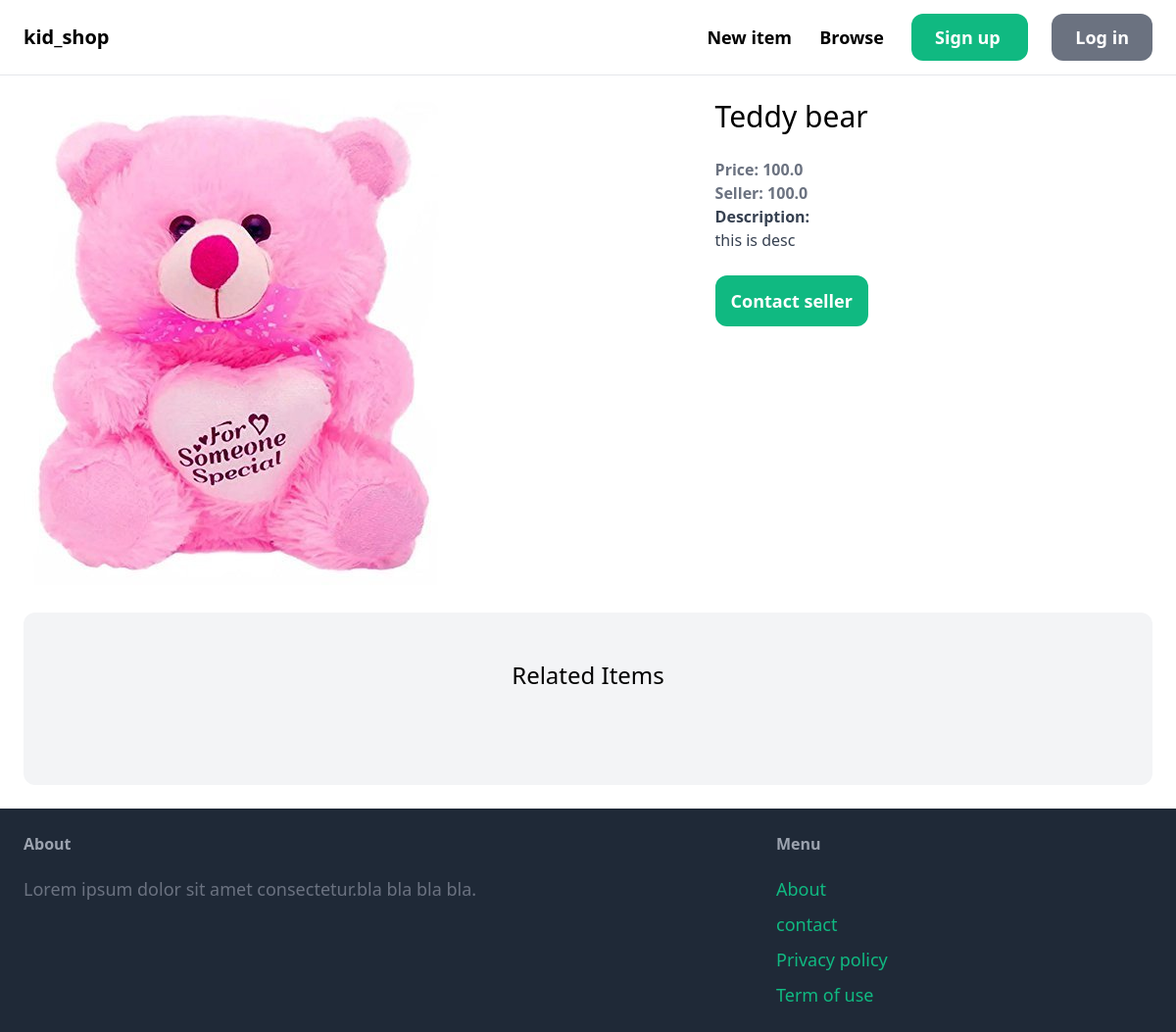
/items1/, run on an earlier commit of the app's database.
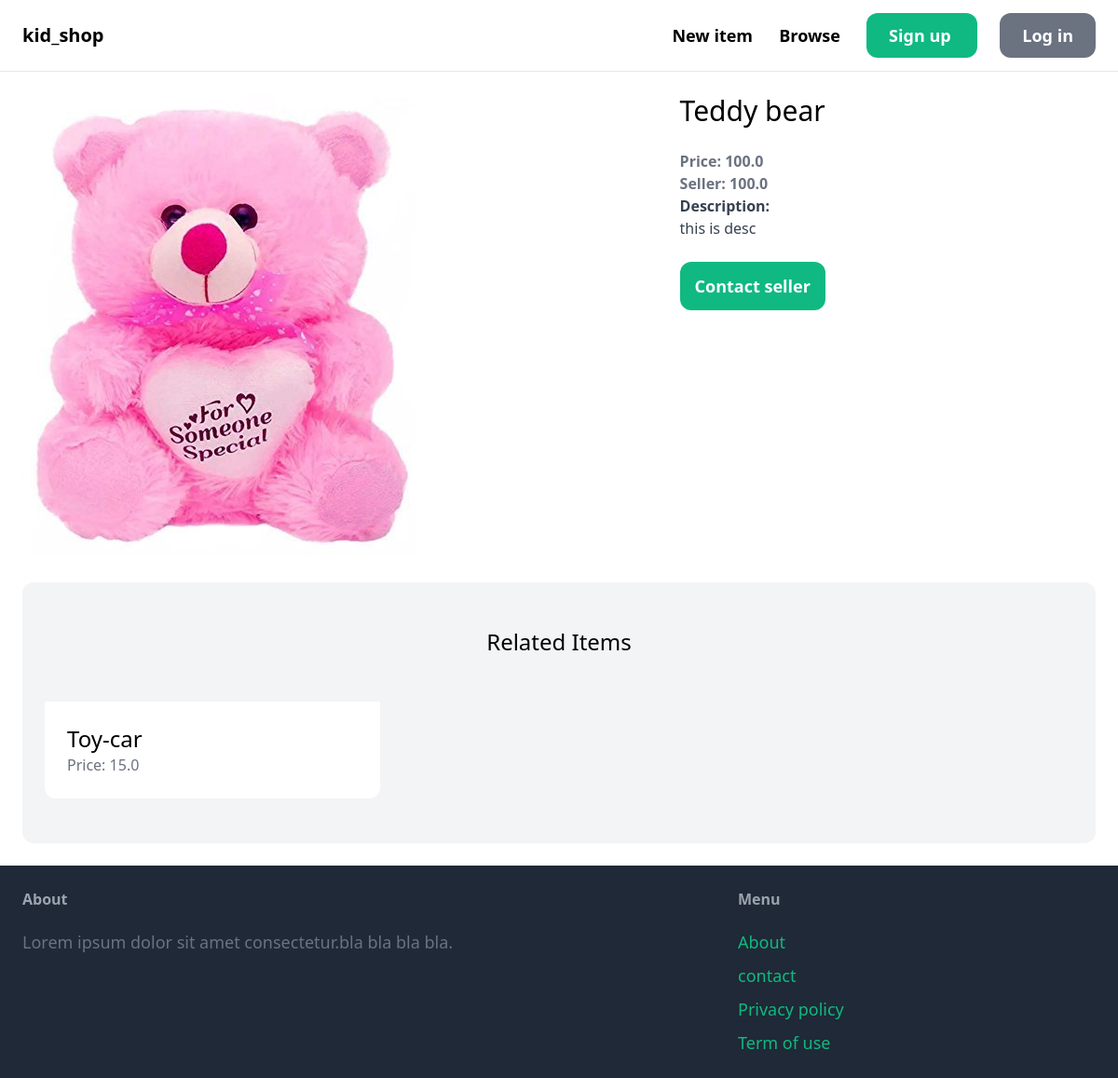
And on a later commit of the database.
### item/models.py (models this page shows, shortened)
class Item(models.Model):
    category = models.ForeignKey(Category, related_name='items',on_delete=models.CASCADE)
    name = models.CharField(max_length=255)
    description = models.TextField(blank=True,null=True)
    price = models.FloatField()
    image = models.ImageField(upload_to='item_images',blank=True, null=True)
    is_sold = models.BooleanField(default=False)
    created_by = models.ForeignKey(User, related_name="items",on_delete=models.CASCADE)
    created_at = models.DateTimeField(auto_now_add=True)

### item/views.py (the view)
# urls.py: path('<int:pk>/',views.detail, name='detail')
def detail(request,pk):
    item = get_object_or_404(Item,pk=pk)
    related_items = Item.objects.filter(category=item.category, is_sold=False).exclude(pk=pk)[0:3]
    return render(request, 'item/detail.html',{
        'item' : item,
        'related_items':related_items
    } )

### item/templates/item/detail.html (shortened to what this page needs)
{% extends 'core/base.html' %}
{% block content %}
<div class="grid grid-cols-5 gap-6">
    <div class="col-span-3">
        <img src="{{ item.image.url }}" class="rounded-xl" alt="">
    </div>
    <div class="col-span-2 p-6bg-gray-100 rounded-xl">
        <h1 class="mb-6 text-3xl">{{ item.name }}</h1>
        <p class="text-gray-500"><strong>Price: {{ item.price }}</strong></p>
        <p class="text-gray-500"><strong>Seller: {{ item.price }}</strong></p>
        {% if item.description %}
            <p class="text-gray-700"><strong>Description: <br></strong>{{ item.description }}</p>
        {% endif %}
        <a href="#" class="inline-block mt-6 px-4 py-3 text-lg font-semibold bg-green-500 rounded-xl text-white hover:bg-green-700">Contact seller </a>
    </div>
</div>
    <div class="mt-6 px-6 py-12 bg-gray-100 rounded-xl">
       <h2 class="mb-12 text-2xl text-center">Related Items</h2>
       <div class="grid grid-cols-3 gap-3">
            {% for item in related_items %}
                <div>
                    <a href="{% url 'item:detail' item.id %}">
                        <div class="p-6 bg-white rounded-b-xl">
                            <h2 class="text-2xl">{{ item.name }} </h2>
                            <p class="text-gray-500">Price: {{ item.price }}</p>
                        </div>
                    </a>
                </div>
            {% endfor %}
       </div>
    </div>
{% endblock content %}

### core/templates/core/base.html (shortened to what this page needs)
<!DOCTYPE html>
<html lang="en">
<head>
    <link href="https://unpkg.com/tailwindcss@^2/dist/tailwind.min.css" rel="stylesheet">
</head>
<body>
    <nav class="py-6 px-6 flex justify-between items-center border-b border-gray-200">
        <a href="/" class="text-xl font-semibold">kid_shop</a>
        <div class="space-x-6">
            <a href="#" class="text-lg font-semibold hover:text-gray-500">New item</a>
            <a href="#" class="text-lg font-semibold hover:text-gray-500">Browse</a>
            <a href="#" class="px-6 py-3 text-lg font-semibold bg-green-500  text-white rounded-xl hover:bg-green-700 ">Sign up </a>
            <a href="#" class="px-6 py-3 text-lg font-semibold bg-gray-500  text-white rounded-xl hover:bg-gray-700 ">Log in </a>
        </div>
    </nav>
    <div class="px-6 py-6">
       {% block content %}{% endblock content %}
    </div>
    <footer class="py-6 px-6 flex justify-between bg-gray-800">
        <div class="w-2/3 pr-10">
            <h3 class="mb-5 font-semibold text-gray-400">
                About
            </h3>
            <p class="text-lg text-gray-500">
                Lorem ipsum dolor sit amet consectetur.bla bla bla bla.
            </p>
        </div>
        <div class="w-1/3">
            <h3 class="mb-5 font-semibold text-gray-400">
                Menu
            </h3>
            <ul class="space-y-2">
                <li> <a href="#" class="text-lg text-green-500 hover:text-green-700">About</a></li>
                <li> <a href="{% url 'contact' %}" class="text-lg text-green-500 hover:text-green-700">contact</a></li>
                <li> <a href="#" class="text-lg text-green-500 hover:text-green-700">Privacy policy</a></li>
                <li> <a href="#" class="text-lg text-green-500 hover:text-green-700">Term of use</a></li>
            </ul>
        </div>
    </footer>
</body>
</html>

What changed in the data, as far as the page shows it:
added Item: name "Toy-car", price "15.0"
